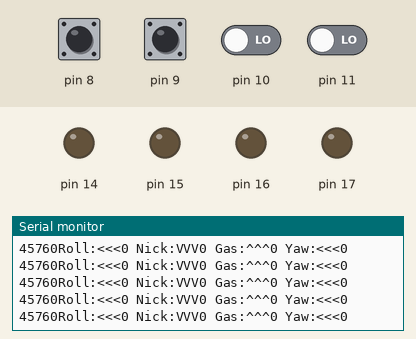
Bench run of a sketch on a simulated Arduino Uno, built with avr-gcc and run on an emulated ATmega328P. Shown: output pins drawn as LEDs (lit = HIGH), the last lines printed to the serial monitor. The test bench sets the inputs (shaded band); at power-on: pin 8–11 LOW.

Above: at 1.2 s.
1.3 s: pin 8 pulsed HIGH 2 times (0.12 s each, 0.3 s apart)
At 1.57 s:
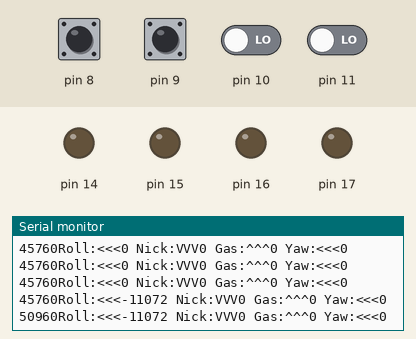
4.9 s: pin 9 pulsed HIGH 2 times (0.12 s each, 0.3 s apart)
At 14.46 s:
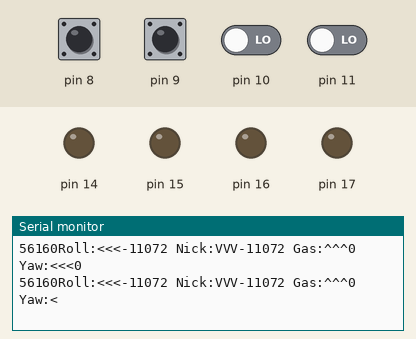
Timing chart, 0 to 14.5 s (numbered marks = the images above; inputs shaded):
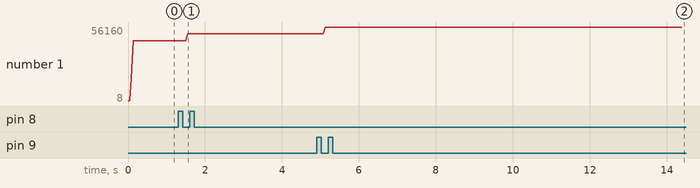

The sketch:

ArduinoFC.ino
```cpp
byte last_channel_1, last_channel_2, last_channel_3, last_channel_4;
int receiver_input_channel_1, receiver_input_channel_2, receiver_input_channel_3, receiver_input_channel_4, tempVar;
unsigned long timer_1, timer_2, timer_3, timer_4, current_time;
unsigned long time_rn, prev_time;


void setup() {
  PCICR |= (1 << PCIE0);                                       //Set PCIE0 to enable PCMSK0 scan.
  PCMSK0 |= (1 << PCINT0);                                     //Set PCINT0 (digital input 8) to trigger an interrupt on state change.
  PCMSK0 |= (1 << PCINT1);                                     //Set PCINT1 (digital input 9)to trigger an interrupt on state change.
  PCMSK0 |= (1 << PCINT2);                                     //Set PCINT2 (digital input 10)to trigger an interrupt on state change.
  PCMSK0 |= (1 << PCINT3);                                     //Set PCINT3 (digital input 11)to trigger an interrupt on state change.
  Serial.begin(9600);
  pinMode(14, OUTPUT);
  pinMode(15, OUTPUT);
  pinMode(16, OUTPUT);
  pinMode(17, OUTPUT);
  prev_time = micros();
}

void loop() {
  time_rn = micros();
  Serial.print(time_rn - prev_time);
  prev_time = time_rn;
  print_signals();

}

ISR(PCINT0_vect){
  current_time = micros();
  //Channel 1=========================================
  if(PINB & B00000001){                                        //Is input 8 high?
    if(last_channel_1 == 0){                                   //Input 8 changed from 0 to 1
      last_channel_1 = 1;                                      //Remember current input state
      timer_1 = current_time;                                  //Set timer_1 to current_time
    }
  }
  else if(last_channel_1 == 1){                                //Input 8 is not high and changed from 1 to 0
    last_channel_1 = 0;                                        //Remember current input state
    receiver_input_channel_1 = current_time - timer_1;         //Channel 1 is current_time - timer_1
//    tempVar = receiver_input_channel_1;
//    receiver_input_channel_1 = map(tempVar, 1072, 1956, 1300, 1700);
  }
  //Channel 2=========================================
  if(PINB & B00000010 ){                                       //Is input 9 high?
    if(last_channel_2 == 0){                                   //Input 9 changed from 0 to 1
      last_channel_2 = 1;                                      //Remember current input state
      timer_2 = current_time;                                  //Set timer_2 to current_time
    }
  }
  else if(last_channel_2 == 1){                                //Input 9 is not high and changed from 1 to 0
    last_channel_2 = 0;                                        //Remember current input state
    receiver_input_channel_2 = current_time - timer_2;         //Channel 2 is current_time - timer_2
//    tempVar = receiver_input_channel_2;
//    receiver_input_channel_2 = map(tempVar, 1120, 1896, 1300, 1700);
  }


  //Channel 3=========================================
  if(PINB & B00000100 ){                                       //Is input 10 high?
    if(last_channel_3 == 0){                                   //Input 10 changed from 0 to 1
      last_channel_3 = 1;                                      //Remember current input state
      timer_3 = current_time;                                  //Set timer_3 to current_time
    }
  }
  else if(last_channel_3 == 1){                                //Input 10 is not high and changed from 1 to 0
    last_channel_3 = 0;                                        //Remember current input state
    receiver_input_channel_3 = current_time - timer_3;         //Channel 3 is current_time - timer_3
//  1152 - 1808
    tempVar = receiver_input_channel_3;
    receiver_input_channel_3 = map(tempVar, 1072, 1860, 1000, 2000);
    if (receiver_input_channel_3 < 1000) {
      receiver_input_channel_3 = 1000;
    }
    else if(receiver_input_channel_3 > 2000) {
      receiver_input_channel_3 = 2000;
    }
  }
  //Channel 4=========================================
  if(PINB & B00001000 ){                                       //Is input 11 high?
    if(last_channel_4 == 0){                                   //Input 11 changed from 0 to 1
      last_channel_4 = 1;                                      //Remember current input state
      timer_4 = current_time;                                  //Set timer_4 to current_time
    }
  }
  else if(last_channel_4 == 1){                                //Input 11 is not high and changed from 1 to 0
    last_channel_4 = 0;                                        //Remember current input state
    receiver_input_channel_4 = current_time - timer_4;         //Channel 4 is current_time - timer_4
//    tempVar = receiver_input_channel_4;
//    receiver_input_channel_4 = map(tempVar, 1116, 1896, 1000, 2000);
  }
}

void print_signals() {
  Serial.print("Roll:");
  if(receiver_input_channel_1 - 1480 < 0)Serial.print("<<<");
  else if(receiver_input_channel_1 - 1520 > 0)Serial.print(">>>");
  else Serial.print("--+--");
  Serial.print(receiver_input_channel_1);

  Serial.print(" Nick:");
  if(receiver_input_channel_2 - 1480 < 0)Serial.print("VVV");
  else if(receiver_input_channel_2 - 1520 > 0)Serial.print("^^^");
  else Serial.print("--+--");
  Serial.print(receiver_input_channel_2);

  Serial.print(" Gas:");
  if(receiver_input_channel_3 - 1480 < 0)Serial.print("^^^");
  else if(receiver_input_channel_3 - 1520 > 0)Serial.print("VVV");
  else Serial.print("--+--");
  Serial.print(receiver_input_channel_3);

  Serial.print(" Yaw:");
  if(receiver_input_channel_4 - 1480 < 0)Serial.print("<<<");
  else if(receiver_input_channel_4 - 1520 > 0)Serial.print(">>>");
  else Serial.print("--+--");
  Serial.print(receiver_input_channel_4);

  Serial.println();
}
```

Measured:
- after the input at 1.3 s, the serial monitor: prints a new line after 0.20 s (image 1)
- after the input at 4.9 s, the serial monitor: prints a new line after 0.17 s (image 2)
- plotted number 1: 45760 → 50960 after the input at 1.3 s, 50960 → 56160 after the input at 4.9 s
